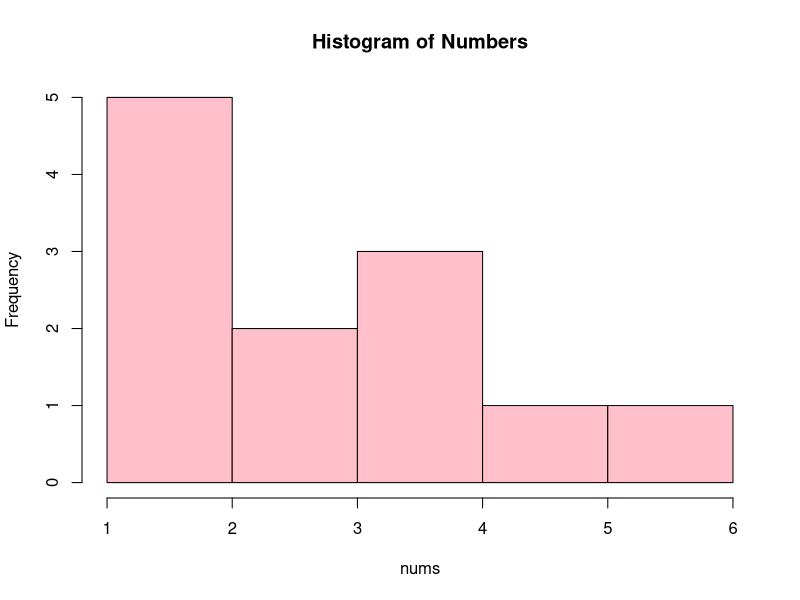

Generate this figure with R:
## ---- chunk 1
#| code-line-numbers: "|1|3-4"
#| echo: true

nums <- c(1,2,6,2,3,5,4,2,3,4,4,1)
hist(nums,
     main = "Histogram of Numbers",
     col = "pink")
